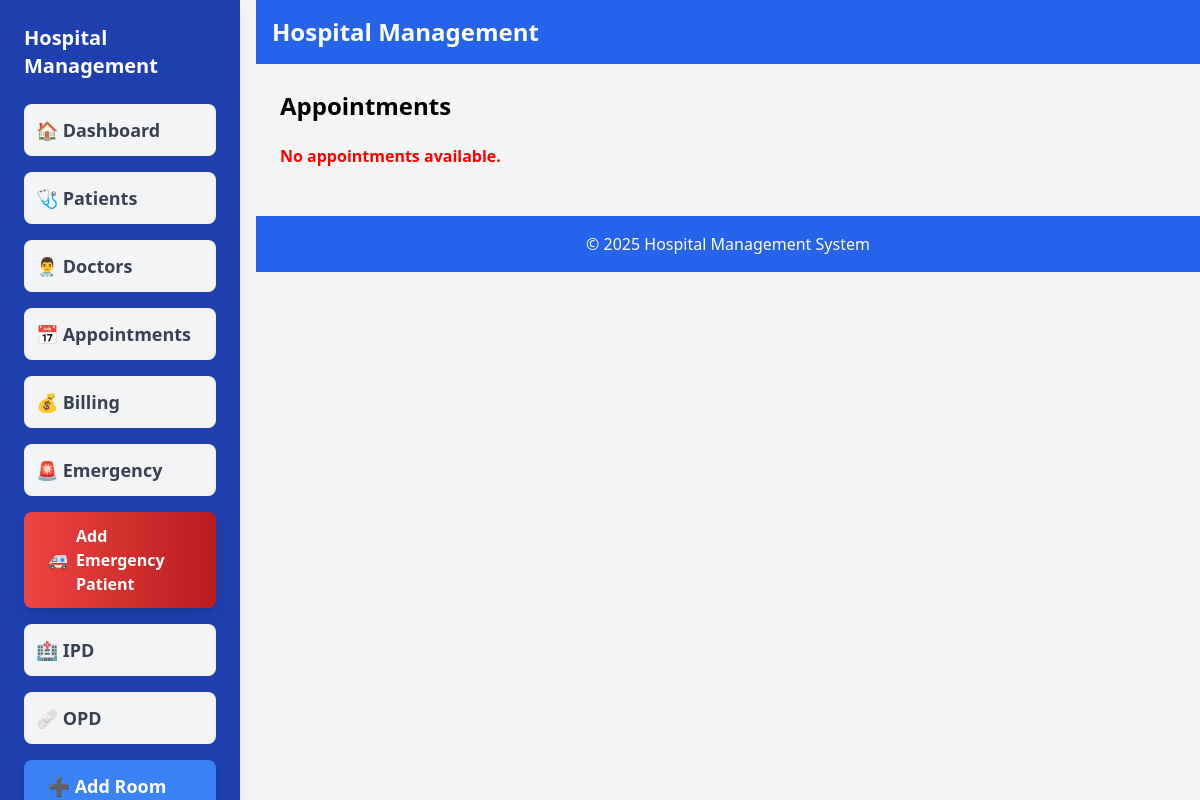
The app's page /appointments/ (signed in), older data.
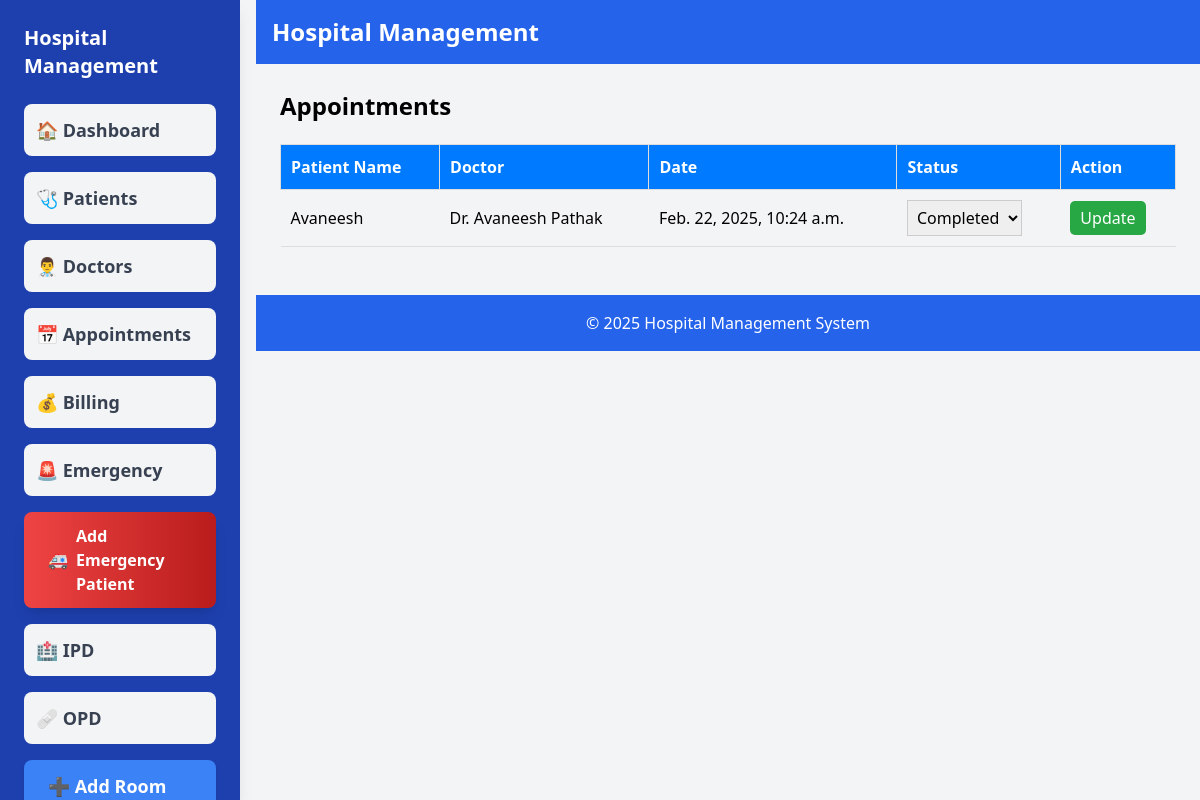
The same page, newer data.
### hms/models.py (models this page shows, shortened)
class Appointment(models.Model):
    STATUS_CHOICES = [
        ('pending', 'Pending'),
        ('confirmed', 'Confirmed'),
        ('completed', 'Completed'),
        ('canceled', 'Canceled'),
    ]
    patient = models.ForeignKey(Patient, on_delete=models.CASCADE)
    doctor = models.ForeignKey(Doctor, on_delete=models.CASCADE)
    date = models.DateTimeField(default=now)  # Allows scheduling in the future
    status = models.CharField(max_length=20, choices=STATUS_CHOICES, default='pending')

class Patient(models.Model):
    patient_code = models.CharField(max_length=10, unique=True, editable=False, blank=True, null=True)
    created_at = models.DateTimeField(default=now)
    user = models.OneToOneField(CustomUser, on_delete=models.CASCADE)
    date_of_birth = models.DateField(blank=True, null=True)
    contact_number = models.CharField(max_length=15, blank=True, null=True)
    address = models.TextField(blank=True, null=True)
    gender = models.CharField(max_length=10, choices=[('Male', 'Male'), ('Female', 'Female'), ('Other', 'Other')], blank=True, null=True)
    aadhar_number = models.CharField(max_length=12, unique=True, validators=[MinLengthValidator(12)], blank=True, null=True)
    blood_group = models.CharField(max_length=3, blank=True, null=True, choices=[
        ('A+', 'A+'), ('A-', 'A-'), ('B+', 'B+'), ('B-', 'B-'),
        ('O+', 'O+'), ('O-', 'O-'), ('AB+', 'AB+'), ('AB-', 'AB-')
    ])
    email = models.EmailField(unique=True, blank=True, null=True)
    guarantor_name = models.CharField(max_length=255, blank=True, null=True)
    guarantor_address = models.TextField(blank=True, null=True)
    guarantor_mobile = models.CharField(max_length=15, blank=True, null=True)
    guarantor_relationship = models.CharField(max_length=50, blank=True, null=True)
    guarantor_gender = models.CharField(max_length=10, choices=[('Male', 'Male'), ('Female', 'Female'), ('Other', 'Other')], blank=True, null=True)

class CustomUser(AbstractUser):
    user_type_choices = (
        ('patient', 'Patient'),
        ('doctor', 'Doctor'),
        ('admin', 'Admin'),
    )
    GENDER_CHOICES = (
        ('male', 'Male'),
        ('female', 'Female'),
        ('other', 'Other'),
    )
    user_type = models.CharField(max_length=10, choices=user_type_choices, default='patient')
    full_name = models.CharField(max_length=255,blank=True, null=True)  # Add full name field
    contact_number = models.CharField(max_length=15, blank=True, null=True)  # Add contact number
    address = models.TextField(blank=True, null=True)  # Add address
    gender = models.CharField(max_length=10, choices=GENDER_CHOICES, blank=True, null=True)  # Add this field
    groups = models.ManyToManyField(Group, related_name="customuser_groups", blank=True)
    user_permissions = models.ManyToManyField(Permission, related_name="customuser_permissions", blank=True)

class Doctor(models.Model):
    created_at = models.DateTimeField(default=now)
    user = models.OneToOneField(CustomUser, on_delete=models.CASCADE)
    specialization = models.CharField(max_length=255)
    contact_number = models.CharField(max_length=15)
    availability = models.CharField(max_length=255, default="9 AM - 5 PM")

### hms/views.py (the view)
# urls.py: path('appointments/', views.appointments, name='appointments'),
@login_required
def appointments(request):
    appointments = Appointment.objects.all()
    return render(request, 'hms/appointments.html', {'appointments': appointments})

### hms/templates/hms/appointments.html (shortened to what this page needs)
{% extends 'hms/base.html' %}
{% block content %}
    <h2 style="font-size: 24px; font-weight: bold; margin-bottom: 20px;">Appointments</h2>
    {% if appointments %}
        <form method="post" action="{% url 'update_appointment_status' %}">
            <table style="width: 100%; border-collapse: collapse; text-align: left;">
                <thead>
                    <tr style="background-color: #007bff; color: white;">
                        <th style="padding: 10px; border: 1px solid #ddd;">Patient Name</th>
                        <th style="padding: 10px; border: 1px solid #ddd;">Doctor</th>
                        <th style="padding: 10px; border: 1px solid #ddd;">Date</th>
                        <th style="padding: 10px; border: 1px solid #ddd;">Status</th>
                        <th style="padding: 10px; border: 1px solid #ddd;">Action</th>
                    </tr>
                </thead>
                <tbody>
                    {% for appointment in appointments %}
                        <tr style="border-bottom: 1px solid #ddd;">
                            <td style="padding: 10px;">{{ appointment.patient.user.full_name }}</td>
                            <td style="padding: 10px;">Dr. {{ appointment.doctor.user.full_name }}</td>
                            <td style="padding: 10px;">{{ appointment.date }}</td>
                            <td style="padding: 10px;">
                                <select name="status_{{ appointment.id }}" style="padding: 5px; border: 1px solid #ccc;">
                                    <option value="Completed" {% if appointment.status == "Completed" %}selected{% endif %}>Completed</option>
                                </select>
                            </td>
                            <td style="padding: 10px;">
                                <button type="submit" name="appointment_id" value="{{ appointment.id }}"
                                        style="background-color: #28a745; color: white; border: none; padding: 5px 10px; cursor: pointer; border-radius: 5px;">
                                    Update
                                </button>
                            </td>
                        </tr>
                    {% endfor %}
                </tbody>
            </table>
        </form>
    {% else %}
        <p style="color: red; font-weight: bold; margin-top: 20px;">No appointments available.</p>
    {% endif %}
{% endblock %}

Row changes from the older to the newer data that the page shows:
added Appointment: patient.user.full_name "Avaneesh", doctor.user.full_name "Avaneesh Pathak", date "Feb. 22, 2025, 10:24 a.m.", status+id "Completed"
Text that changed along with them:
text no longer shown: "No appointments available."
text now shown: "Patient Name Doctor Date Status Action"
